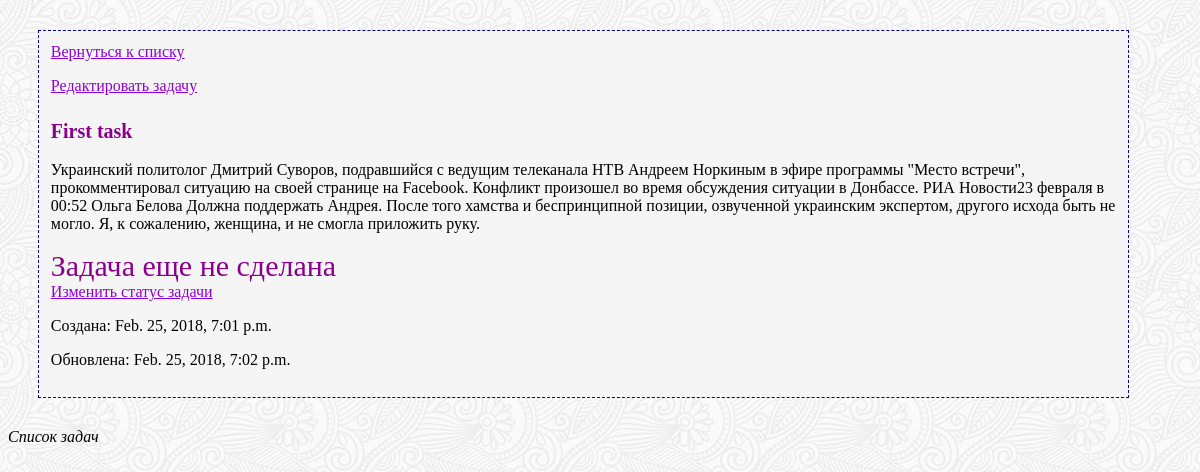
/1/, run on the app's committed database.
### to_do_list/models.py (models this page shows)
class ModelWithDates(models.Model):
    created = models.DateTimeField(auto_now_add=True)
    updated = models.DateTimeField(auto_now=True)
    class Meta:
        abstract = True

class Task(ModelWithDates):
    title = models.CharField(max_length=255, default='')
    description = models.TextField()
    mark_as_done = models.BooleanField(default=False)

### to_do_list/views.py (the view)
# urls.py: url(r'^(?P<pk>\d+)/$', views.TaskView.as_view(), name="task"),
class TaskView(DetailView):
    queryset = Task.objects.all()
    template_name = 'task.html'
    def dispatch(self, request, *args, **kwargs):
        return super(TaskView, self).dispatch(request, *args, **kwargs)

### to_do_list/templates/task.html (shortened to what this page needs)
{% extends "base.html" %}
    {% block content %}
        <nav>
            <a href="{% url "to_do_list:to_do_list_list" %}">Вернуться к списку</a>
            {% if not object.mark_as_done %}
                <a class="task-edit-link" href="{% url "to_do_list:edit_task" pk=object.id %}">Редактировать задачу</a>
            {% endif %}
        </nav>
        <section>
            <article><strong>{{ object.title }}</strong></article>
            <p>{{ object.description }}</p>
            {% if object.mark_as_done %}
                <article>Задача сделана</article>
            {% else %}
                <article>Задача еще не сделана</article>
            {% endif %}
            <a class="task-done-link" href="{% url "to_do_list:task_done" pk=object.id %}">Изменить статус задачи</a>
            <p>Создана: {{ object.created }}</p>
            <p>Обновлена: {{ object.updated }}</p>
        </section>
{% endblock %}

### to_do_list/static/base.css (style rules this page uses)
body { background-color: #e0cfff; background: url(symphony.png); }
a { color: darkviolet; }
strong { font-size: 20px; }
article { font-size: 30px; color: darkmagenta; }

### data on the page
Task: title "First task", description "Украинский политолог Дмитрий Суворов, подравшийся с ведущим телеканала НТВ Андреем Норкиным в эфире программы \"Место встречи\", прокомментировал ситуацию на своей странице на Facebook. Конфликт произошел во время обсуждения ситуации в Донбассе. РИА Новости23 февраля в 00:52 Ольга Белова Должна поддержать Андрея. После того хамства и беспринципной позиции, озвученной украинским экспертом, другого исхода быть не могло. Я, к сожалению, женщина, и не смогла приложить руку.", created "Feb. 25, 2018, 7:01 p.m.", updated "Feb. 25, 2018, 7:02 p.m."
